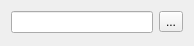
<?xml version="1.0" encoding="UTF-8"?>
<ui version="4.0">
 <class>WdgUrlRequester</class>
 <widget class="QWidget" name="WdgUrlRequester">
  <property name="geometry">
   <rect>
    <x>0</x>
    <y>0</y>
    <width>194</width>
    <height>46</height>
   </rect>
  </property>
  <property name="sizePolicy">
   <sizepolicy hsizetype="MinimumExpanding" vsizetype="Preferred">
    <horstretch>0</horstretch>
    <verstretch>0</verstretch>
   </sizepolicy>
  </property>
  <layout class="QVBoxLayout" name="verticalLayout">
   <item>
    <layout class="QHBoxLayout" name="horizontalLayout">
     <item>
      <widget class="QLineEdit" name="txtFileName">
       <property name="toolTip">
        <string>Selected file name</string>
       </property>
      </widget>
     </item>
     <item>
      <widget class="QToolButton" name="btnSelectFile">
       <property name="toolTip">
        <string>Select file name...</string>
       </property>
       <property name="text">
        <string>...</string>
       </property>
      </widget>
     </item>
    </layout>
   </item>
   <item>
    <spacer name="verticalSpacer">
     <property name="orientation">
      <enum>Qt::Vertical</enum>
     </property>
     <property name="sizeHint" stdset="0">
      <size>
       <width>20</width>
       <height>2</height>
      </size>
     </property>
    </spacer>
   </item>
  </layout>
 </widget>
 <resources/>
 <connections/>
</ui>
